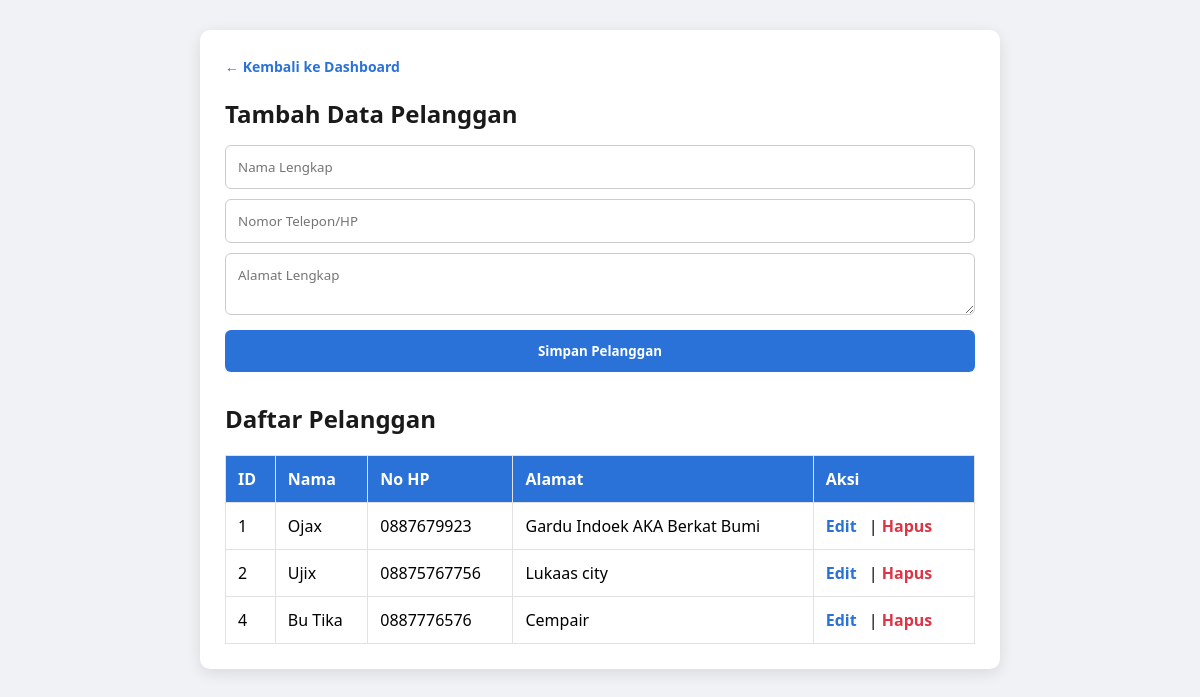
Screenshot of /Project_RentalMobil/pelanggan.php with the database file from the repository.
### tables this page shows
CREATE TABLE `pelanggan` (
  `id_pelanggan` int(11) NOT NULL,
  `nama_pelanggan` varchar(100) NOT NULL,
  `no_hp` varchar(20) NOT NULL,
  `alamat` text NOT NULL
);

### Project_RentalMobil/pelanggan.php (the view, shortened to what this page needs)
<?php
include 'koneksi.php';
$edit_data = null;
?>
<!DOCTYPE html>
<html lang="id">
<head>
</head>
<body>
<div class="container">
    <div class="nav">
        <a href="index.php">&larr; Kembali ke Dashboard</a>
    </div>
    <h2><?= $edit_data ? 'Edit Data Pelanggan' : 'Tambah Data Pelanggan' ?></h2>
    <form action="pelanggan.php" method="post">
        <input type="text" name="nama_pelanggan" placeholder="Nama Lengkap" class="form-control" value="<?= $edit_data['nama_pelanggan'] ?? '' ?>" required>
        <input type="text" name="no_hp" placeholder="Nomor Telepon/HP" class="form-control" value="<?= $edit_data['no_hp'] ?? '' ?>" required>
        <textarea name="alamat" placeholder="Alamat Lengkap" class="form-control" required><?= $edit_data['alamat'] ?? '' ?></textarea>
        <button type="submit" name="<?= $edit_data ? 'update' : 'simpan' ?>" class="btn <?= $edit_data ? 'btn-success' : 'btn-primary' ?>">
            <?= $edit_data ? 'Update Pelanggan' : 'Simpan Pelanggan' ?>
        </button>
    </form>
    <h2 style="margin-top: 30px;">Daftar Pelanggan</h2>
    <table>
        <tr>
            <th>ID</th>
            <th>Nama</th>
            <th>No HP</th>
            <th>Alamat</th>
            <th>Aksi</th>
        </tr>
        <?php
        $data = mysqli_query($koneksi, "SELECT * FROM pelanggan");
        while ($row = mysqli_fetch_assoc($data)):
        ?>
        <tr>
            <td><?= $row['id_pelanggan'] ?></td>
            <td><?= $row['nama_pelanggan'] ?></td>
            <td><?= $row['no_hp'] ?></td>
            <td><?= $row['alamat'] ?></td>
            <td class="action-links">
                <a href="pelanggan.php?edit=<?= $row['id_pelanggan'] ?>" class="edit">Edit</a> |
                <a href="pelanggan.php?hapus=<?= $row['id_pelanggan'] ?>" class="delete" onclick="return confirm('Yakin ingin menghapus pelanggan ini?')">Hapus</a>
            </td>
        </tr>
        <?php endwhile; ?>
    </table>
</div>
</body>
</html>

### Project_RentalMobil/pelanggan.php (style rules this page uses)
* { box-sizing: border-box; margin: 0; padding: 0; font-family: 'Segoe UI', Tahoma, Geneva, Verdana, sans-serif; }
body { background-color: #f0f2f5; padding: 30px; }
.container { max-width: 800px; margin: auto; background: #fff; padding: 25px; border-radius: 10px; box-shadow: 0 4px 15px rgba(0,0,0,0.1); }
.nav { margin-bottom: 20px; }
.nav a { color: #2b72d8; text-decoration: none; font-weight: 600; font-size: 14px; display: inline-block; transition: color 0.2s ease; }
h2 { margin-bottom: 15px; color: #1a1a1a; }
.form-control { width: 100%; padding: 12px; margin-bottom: 10px; border: 1px solid #ccc; border-radius: 6px; }
.btn { padding: 12px 20px; border: none; border-radius: 6px; cursor: pointer; color: white; font-weight: bold; width: 100%; }
.btn-primary { background-color: #2b72d8; }
table { width: 100%; border-collapse: collapse; margin-top: 20px; }
th, td { border: 1px solid #e1e1e1; padding: 12px; text-align: left; }
th { background-color: #2b72d8; color: white; }
.action-links a { text-decoration: none; font-weight: 600; margin-right: 8px; }
.action-links a.edit { color: #2b72d8; }
.action-links a.delete { color: #dc3545; }

### rows the page displays
pelanggan: id_pelanggan "1", nama_pelanggan "Ojax", no_hp "0887679923", alamat "Gardu Indoek AKA Berkat Bumi"
pelanggan: id_pelanggan "2", nama_pelanggan "Ujix", no_hp "08875767756", alamat "Lukaas city"
pelanggan: id_pelanggan "4", nama_pelanggan "Bu Tika", no_hp "0887776576", alamat "Cempair"
